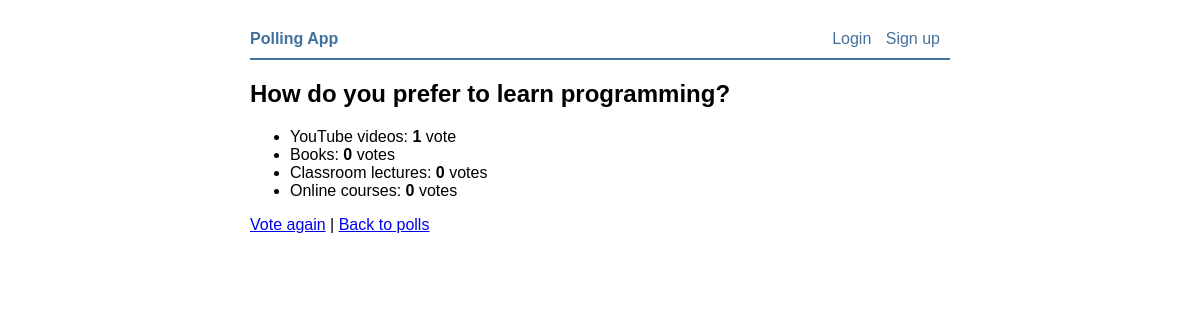
The app's page /polls/2/results/ with its own data.
### polls/models.py (models this page shows, shortened)
class Question(models.Model):
    question_text = models.CharField(max_length=200)
    pub_date = models.DateTimeField(auto_now_add=True)

class Choice(models.Model):
    question = models.ForeignKey(Question, on_delete=models.CASCADE)
    choice_text = models.CharField(max_length=200)
    votes = models.IntegerField(default=0)

### polls/views.py (the view)
# urls.py: path('<int:question_id>/results/', views.results, name='results'),
def results(request, question_id):
    question = get_object_or_404(Question, pk=question_id)
    return render(request, 'polls/results.html', {'question': question})

### polls/templates/polls/results.html
{% extends 'polls/base.html' %}
{% block content %}
<h2>{{ question.question_text }}</h2>
<ul>
  {% for choice in question.choice_set.all %}
    <li>{{ choice.choice_text }}: <strong>{{ choice.votes }}</strong> vote{{ choice.votes|pluralize }}</li>
  {% endfor %}
</ul>
<p><a href="{% url 'polls:detail' question.id %}">Vote again</a> |
   <a href="{% url 'polls:index' %}">Back to polls</a></p>
{% endblock %}

### polls/templates/polls/base.html (shortened to what this page needs)
<!DOCTYPE html>
<html lang="en">
<head>
</head>
<body>
  <nav>
    <div><a href="{% url 'polls:index' %}"><strong>Polling App</strong></a></div>
    <div>
      {% if user.is_authenticated %}
        Hi, {{ user.username }}
        <form class="inline" method="post" action="{% url 'logout' %}">
          {% csrf_token %}
          <button type="submit">Logout</button>
        </form>
      {% else %}
        <a href="{% url 'login' %}">Login</a>
        <a href="{% url 'polls:signup' %}">Sign up</a>
      {% endif %}
    </div>
  </nav>
  {% block content %}{% endblock %}
</body>
</html>

### polls/templates/polls/base.html (style rules this page uses)
body { font-family: Arial, sans-serif; max-width: 700px; margin: 30px auto; padding: 0 15px; }
nav { display: flex; justify-content: space-between; align-items: center; border-bottom: 2px solid #41719c; padding-bottom: 10px; margin-bottom: 20px; }
nav a { color: #41719c; text-decoration: none; margin-right: 10px; }

### records on screen
Question: question_text "How do you prefer to learn programming?"
Choice: choice_text "YouTube videos", votes "1"
Choice: choice_text "Books", votes "0"
Choice: choice_text "Classroom lectures", votes "0"
Choice: choice_text "Online courses", votes "0"
